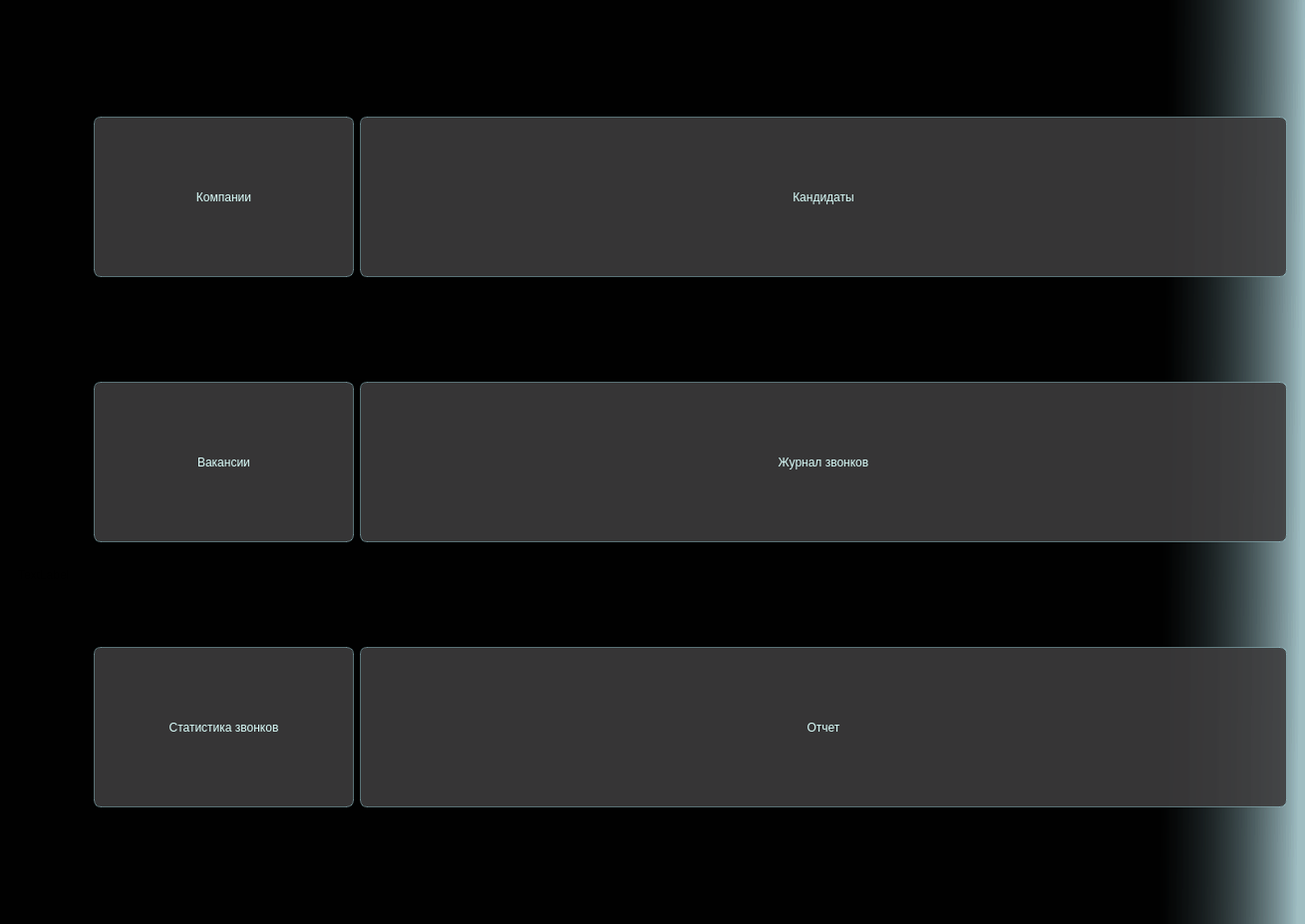
<?xml version="1.0" encoding="UTF-8"?>
<ui version="4.0">
 <class>MainWindow</class>
 <widget class="QMainWindow" name="MainWindow">
  <property name="geometry">
   <rect>
    <x>0</x>
    <y>0</y>
    <width>1309</width>
    <height>927</height>
   </rect>
  </property>
  <property name="sizePolicy">
   <sizepolicy hsizetype="Preferred" vsizetype="Fixed">
    <horstretch>0</horstretch>
    <verstretch>0</verstretch>
   </sizepolicy>
  </property>
  <property name="windowTitle">
   <string>Call Tracking</string>
  </property>
  <property name="styleSheet">
   <string notr="true">background:qlineargradient(spread:pad, x1:1, y1:0.016, x2:0.699809, y2:0.014, stop:0 rgba(114, 159, 167, 80), stop:0.353234 rgba(0, 0, 0, 218))</string>
  </property>
  <widget class="QWidget" name="centralwidget">
   <property name="sizePolicy">
    <sizepolicy hsizetype="Expanding" vsizetype="MinimumExpanding">
     <horstretch>0</horstretch>
     <verstretch>0</verstretch>
    </sizepolicy>
   </property>
   <property name="layoutDirection">
    <enum>Qt::LayoutDirection::LeftToRight</enum>
   </property>
   <layout class="QHBoxLayout" name="horizontalLayout" stretch="0,2">
    <item>
     <widget class="QWidget" name="left_widget" native="true">
      <property name="sizePolicy">
       <sizepolicy hsizetype="Expanding" vsizetype="Expanding">
        <horstretch>0</horstretch>
        <verstretch>0</verstretch>
       </sizepolicy>
      </property>
      <property name="maximumSize">
       <size>
        <width>410</width>
        <height>16777215</height>
       </size>
      </property>
      <property name="styleSheet">
       <string notr="true">background: none;</string>
      </property>
      <layout class="QVBoxLayout" name="verticalLayout">
       <item>
        <widget class="QLabel" name="crm">
         <property name="sizePolicy">
          <sizepolicy hsizetype="Expanding" vsizetype="Fixed">
           <horstretch>0</horstretch>
           <verstretch>0</verstretch>
          </sizepolicy>
         </property>
         <property name="text">
          <string/>
         </property>
         <property name="pixmap">
          <pixmap>app/images/Group 2.png</pixmap>
         </property>
        </widget>
       </item>
       <item>
        <widget class="QLabel" name="slogan">
         <property name="sizePolicy">
          <sizepolicy hsizetype="Expanding" vsizetype="Expanding">
           <horstretch>0</horstretch>
           <verstretch>0</verstretch>
          </sizepolicy>
         </property>
         <property name="maximumSize">
          <size>
           <width>16777215</width>
           <height>200</height>
          </size>
         </property>
         <property name="text">
          <string/>
         </property>
         <property name="pixmap">
          <pixmap>app/images/Control panel.png</pixmap>
         </property>
        </widget>
       </item>
       <item>
        <widget class="QLabel" name="label">
         <property name="minimumSize">
          <size>
           <width>0</width>
           <height>200</height>
          </size>
         </property>
         <property name="text">
          <string>TextLabel</string>
         </property>
        </widget>
       </item>
      </layout>
     </widget>
    </item>
    <item>
     <widget class="QWidget" name="right_widget" native="true">
      <property name="enabled">
       <bool>false</bool>
      </property>
      <property name="sizePolicy">
       <sizepolicy hsizetype="Expanding" vsizetype="Expanding">
        <horstretch>0</horstretch>
        <verstretch>0</verstretch>
       </sizepolicy>
      </property>
      <property name="minimumSize">
       <size>
        <width>600</width>
        <height>0</height>
       </size>
      </property>
      <property name="maximumSize">
       <size>
        <width>16777215</width>
        <height>16777215</height>
       </size>
      </property>
      <property name="styleSheet">
       <string notr="true">background: none
;</string>
      </property>
      <layout class="QFormLayout" name="formLayout">
       <item row="2" column="1">
        <widget class="QPushButton" name="callLog">
         <property name="minimumSize">
          <size>
           <width>261</width>
           <height>161</height>
          </size>
         </property>
         <property name="styleSheet">
          <string notr="true">QPushButton {
color: rgb(219, 255, 252);
background-color: rgba(61, 60, 61, 227);
border: 1px solid rgba(183, 245, 255, 100);
border-radius: 7px;
}
QPushButton:hover {
background-color: rgba(120, 155, 155, 179)
}</string>
         </property>
         <property name="text">
          <string>Журнал звонков</string>
         </property>
        </widget>
       </item>
       <item row="1" column="0">
        <widget class="QPushButton" name="company">
         <property name="enabled">
          <bool>false</bool>
         </property>
         <property name="minimumSize">
          <size>
           <width>261</width>
           <height>161</height>
          </size>
         </property>
         <property name="styleSheet">
          <string notr="true">QPushButton {
color: rgb(219, 255, 252);
background-color: rgba(61, 60, 61, 227);
border: 1px solid rgba(183, 245, 255, 100);
border-radius: 7px;
}
QPushButton:hover {
background-color: rgba(120, 155, 155, 179)
}</string>
         </property>
         <property name="text">
          <string>Компании</string>
         </property>
        </widget>
       </item>
       <item row="1" column="1">
        <widget class="QPushButton" name="candidates">
         <property name="minimumSize">
          <size>
           <width>261</width>
           <height>161</height>
          </size>
         </property>
         <property name="styleSheet">
          <string notr="true">QPushButton {
color: rgb(219, 255, 252);
background-color: rgba(61, 60, 61, 227);
border: 1px solid rgba(183, 245, 255, 100);
border-radius: 7px;
}
QPushButton:hover {
background-color: rgba(120, 155, 155, 179)
}</string>
         </property>
         <property name="text">
          <string>Кандидаты</string>
         </property>
        </widget>
       </item>
       <item row="2" column="0">
        <widget class="QPushButton" name="vacancy">
         <property name="sizePolicy">
          <sizepolicy hsizetype="Expanding" vsizetype="Expanding">
           <horstretch>0</horstretch>
           <verstretch>0</verstretch>
          </sizepolicy>
         </property>
         <property name="minimumSize">
          <size>
           <width>261</width>
           <height>130</height>
          </size>
         </property>
         <property name="maximumSize">
          <size>
           <width>261</width>
           <height>161</height>
          </size>
         </property>
         <property name="styleSheet">
          <string notr="true">QPushButton {
color: rgb(219, 255, 252);
background-color: rgba(61, 60, 61, 227);
border: 1px solid rgba(183, 245, 255, 100);
border-radius: 7px;
}
QPushButton:hover {
background-color: rgba(120, 155, 155, 179)
}</string>
         </property>
         <property name="text">
          <string>Вакансии</string>
         </property>
        </widget>
       </item>
       <item row="3" column="1">
        <widget class="QPushButton" name="reportCall">
         <property name="minimumSize">
          <size>
           <width>261</width>
           <height>161</height>
          </size>
         </property>
         <property name="styleSheet">
          <string notr="true">QPushButton {
color: rgb(219, 255, 252);
background-color: rgba(61, 60, 61, 227);
border: 1px solid rgba(183, 245, 255, 100);
border-radius: 7px;
}
QPushButton:hover {
background-color: rgba(120, 155, 155, 179)
}</string>
         </property>
         <property name="text">
          <string>Отчет</string>
         </property>
        </widget>
       </item>
       <item row="3" column="0">
        <widget class="QPushButton" name="callStatisric">
         <property name="minimumSize">
          <size>
           <width>261</width>
           <height>161</height>
          </size>
         </property>
         <property name="styleSheet">
          <string notr="true">QPushButton {
color: rgb(219, 255, 252);
background-color: rgba(61, 60, 61, 227);
border: 1px solid rgba(183, 245, 255, 100);
border-radius: 7px;
}
QPushButton:hover {
background-color: rgba(120, 155, 155, 179)
}</string>
         </property>
         <property name="text">
          <string>Статистика звонков</string>
         </property>
        </widget>
       </item>
      </layout>
     </widget>
    </item>
   </layout>
  </widget>
 </widget>
 <resources/>
 <connections/>
</ui>
